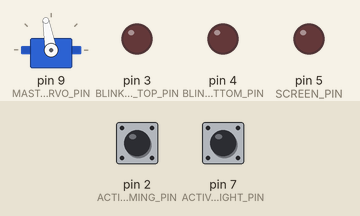
A sketch run on a simulated Arduino Nano, built with avr-gcc and run on an emulated ATmega328P. On the bench: servo, output pins drawn as LEDs (lit = HIGH). Dashed ring = blinking. Inputs (shaded band) come from the test bench; at power-on: pin 2 (ACTIVATOR_AIMING_PIN) HIGH, pin 7 (ACTIVATOR_FLASHLIGHT_PIN) HIGH.

Above: at 1.2 s.
1.3 s: pin 2 (ACTIVATOR_AIMING_PIN) pulled LOW for 0.15 s
At 1.67 s:
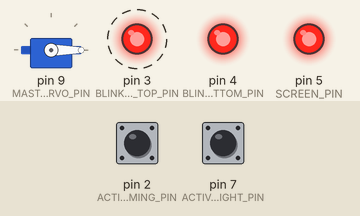
4.3 s: pin 7 (ACTIVATOR_FLASHLIGHT_PIN) pulled LOW for 0.15 s
At 4.9 s:
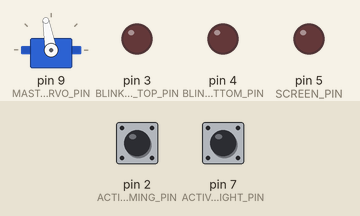
5.9 s: pin 7 (ACTIVATOR_FLASHLIGHT_PIN) pulled LOW for 3.2 s
At 6.02 s:
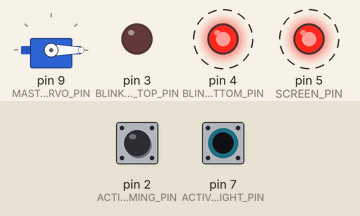
10.6 s: pin 2 (ACTIVATOR_AIMING_PIN) pulled LOW for 3.2 s
At 11.47 s:
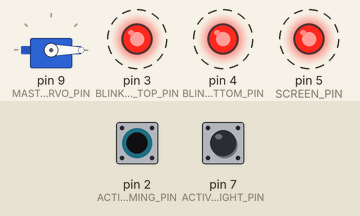
Timing chart, 0 to 15.1 s (numbered marks = the images above; inputs shaded):
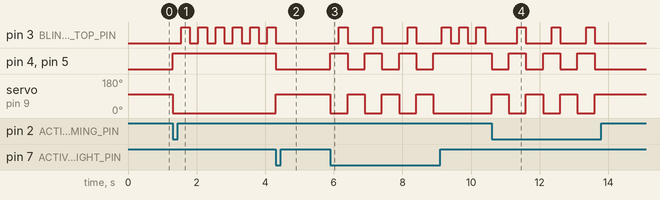

The sketch:

rangefinder.ino
```cpp
#include "Activator.h"
#include "Mast.h"
#include "Blinkenlights.h"
#include "Screen.h"

const byte ACTIVATOR_AIMING_PIN = 2;
const byte ACTIVATOR_FLASHLIGHT_PIN = 7;
const byte BLINKEN_TOP_PIN = 3;
const byte BLINKEN_BOTTOM_PIN = 4;
const byte BLINKEN_FLASHLIGHT_PIN = 6;
const byte SCREEN_PIN = 5;
const byte MAST_SERVO_PIN = 9;

const int MAST_RAISED_ANGLE = 100;
const int MAST_LOWERED_ANGLE = 0;

const unsigned long ACTIVATOR_TIMEOUT = 500;
const unsigned long MAST_TIMEOUT = 15000;
const unsigned long BLINKEN_INTERVAL = 250;

Activator activator(
  ACTIVATOR_AIMING_PIN,
  ACTIVATOR_FLASHLIGHT_PIN,
  ACTIVATOR_TIMEOUT
);
Mast mast(
  MAST_SERVO_PIN,
  MAST_RAISED_ANGLE,
  MAST_LOWERED_ANGLE,
  MAST_TIMEOUT
);
Blinkenlights blinkenlights(
  BLINKEN_TOP_PIN,
  BLINKEN_BOTTOM_PIN,
  BLINKEN_FLASHLIGHT_PIN,
  BLINKEN_INTERVAL
);
Screen screen(SCREEN_PIN);

ActivatorState aState;
MastState mState;
BlinkenState bState;
ScreenState sState;
boolean shouldToggle;
boolean mastLowered;

void setup()
{
  mast.setup();
}

void loop()
{
  aState = activator.tick();
  if (aState == ACTIVATOR_AIMING || aState == ACTIVATOR_FLASHLIGHT) {
    shouldToggle = true;
  } else {
    shouldToggle = false;
  }

  mState = mast.tick(shouldToggle);
  if (mState == MAST_LOWERED) {
    mastLowered = true;
  } else {
    mastLowered = false;
  }

  bState = blinkenlights.tick(mastLowered);
  sState = screen.tick(mastLowered);
}
```

Activator.cpp
```cpp
#include "Activator.h"

Activator::Activator(byte aim_pin, byte flashlight_pin, unsigned long timeout)
{
  _aim_pin = aim_pin;
  _flashlight_pin = flashlight_pin;
  _timeout = timeout;
  _state = ACTIVATOR_READY;
  pinMode(_aim_pin, INPUT_PULLUP);
  pinMode(_flashlight_pin, INPUT_PULLUP);
}

ActivatorState Activator::tick()
{
  switch (_state) {
    case ACTIVATOR_READY:
      return whenReady();
      break;
    case ACTIVATOR_AIMING:
      return whenAiming();
      break;
    case ACTIVATOR_FLASHLIGHT:
      return whenFlashlight();
      break;
    case ACTIVATOR_MUTED:
      return whenMuted();
      break;
  }
}

ActivatorState Activator::whenReady()
{
  /* LOW == pressed, HIGH == not pressed; thanks, pullup! */
  if (digitalRead(_aim_pin) == LOW) {
    _state = ACTIVATOR_AIMING;
  }
  if (digitalRead(_flashlight_pin) == LOW) {
    _state = ACTIVATOR_FLASHLIGHT;
  }
  return _state;
}

ActivatorState Activator::whenAiming()
{
  _muteUntil = millis() + _timeout;
  _state = ACTIVATOR_MUTED;
  return _state;
}

ActivatorState Activator::whenFlashlight()
{
  _muteUntil = millis() + _timeout;
  _state = ACTIVATOR_MUTED;
  return _state;
}

ActivatorState Activator::whenMuted()
{
  if (millis() >= _muteUntil) {
    _state = ACTIVATOR_READY;
  }
  return _state;
}
```

Activator.h
```cpp
#ifndef _ACTIVATOR_H
#define _ACTIVATOR_H

#include <Arduino.h>

enum ActivatorState {
  ACTIVATOR_READY,
  ACTIVATOR_AIMING,
  ACTIVATOR_FLASHLIGHT,
  ACTIVATOR_MUTED
};

class Activator
{
  public:
    Activator(
      byte aim_pin,
      byte flashlight_pin,
      unsigned long timeout
    );
    ActivatorState tick();

  private:
    ActivatorState _state;
    unsigned long _muteUntil;
    byte _aim_pin;
    byte _flashlight_pin;
    unsigned long _timeout;
    ActivatorState whenReady();
    ActivatorState whenAiming();
    ActivatorState whenFlashlight();
    ActivatorState whenMuted();
};

#endif // _ACTIVATOR_H
```

Blinkenlights.cpp
```cpp
#include "Blinkenlights.h"

Blinkenlights::Blinkenlights(
  byte top_pin,
  byte bottom_pin,
  byte flashlight_pin,
  unsigned long interval
) {
  _top_pin = top_pin;
  _bottom_pin = bottom_pin;
  _flashlight_pin = flashlight_pin;
  _interval = interval;
  _state = BLINKEN_OFF;
  pinMode(_top_pin, OUTPUT);
  pinMode(_bottom_pin, OUTPUT);
}

BlinkenState Blinkenlights::tick(boolean mastLowered)
{
  switch (_state) {
    case BLINKEN_OFF:
      return whenOff(mastLowered);
      break;
    case BLINKEN_BLINK_OFF:
      return whenBlinkOff(mastLowered);
      break;
    case BLINKEN_BLINK_ON:
      return whenBlinkOn(mastLowered);
      break;
    case BLINKEN_FLASHLIGHT:
      return whenFlashlight(mastLowered);
      break;
  }
}

BlinkenState Blinkenlights::whenOff(boolean mastLowered)
{
  digitalWrite(_top_pin, LOW);
  digitalWrite(_bottom_pin, LOW);
  digitalWrite(_flashlight_pin, LOW);

  if (mastLowered) {
    _blinkAfter = millis() + _interval;
    _state = BLINKEN_BLINK_OFF;
  }

  return _state;
}

BlinkenState Blinkenlights::whenBlinkOff(boolean mastLowered)
{
  digitalWrite(_top_pin, LOW);
  digitalWrite(_bottom_pin, HIGH);
  digitalWrite(_flashlight_pin, LOW);

  unsigned long now = millis();
  if (now > _blinkAfter) {
    _blinkAfter = now + _interval;
    _state = BLINKEN_BLINK_ON;
  }

  if (!mastLowered) {
    _state = BLINKEN_OFF;
  }

  return _state;
}

BlinkenState Blinkenlights::whenBlinkOn(boolean mastLowered)
{
  digitalWrite(_top_pin, HIGH);
  digitalWrite(_bottom_pin, HIGH);
  digitalWrite(_flashlight_pin, LOW);

  unsigned long now = millis();
  if (now > _blinkAfter) {
    _blinkAfter = now + _interval;
    _state = BLINKEN_BLINK_OFF;
  }

  if (!mastLowered) {
    _state = BLINKEN_OFF;
  }

  return _state;
}

BlinkenState Blinkenlights::whenFlashlight(boolean mastLowered)
{
  digitalWrite(_top_pin, LOW);
  digitalWrite(_bottom_pin, LOW);
  digitalWrite(_flashlight_pin, HIGH);

  if (!mastLowered) {
    _state = BLINKEN_OFF;
  }

  return _state;
}
```

Blinkenlights.h
```cpp
#ifndef _BLINKENLIGHTS_H
#define _BLINKENLIGHTS_H

#include <Arduino.h>

enum BlinkenState {
  BLINKEN_OFF,
  BLINKEN_BLINK_OFF,
  BLINKEN_BLINK_ON,
  BLINKEN_FLASHLIGHT
};

class Blinkenlights {
  public:
    Blinkenlights(
      byte top_pin,
      byte bottom_pin,
      byte flashlight_pin,
      unsigned long interval
    );
    BlinkenState tick(boolean mastLowered);

  private:
    BlinkenState _state;
    unsigned long _blinkAfter;
    byte _top_pin;
    byte _bottom_pin;
    byte _flashlight_pin;
    unsigned long _interval;
    BlinkenState whenOff(boolean mastLowered);
    BlinkenState whenBlinkOff(boolean mastLowered);
    BlinkenState whenBlinkOn(boolean mastLowered);
    BlinkenState whenFlashlight(boolean mastLowered);
};

#endif // _BLINKENLIGHTS_H
```

Mast.cpp
```cpp
#include "Mast.h"

Mast::Mast(
  byte pin,
  int raisedAngle,
  int loweredAngle,
  unsigned long timeout
) {
  _pin = pin;
  _raisedAngle = raisedAngle;
  _loweredAngle = loweredAngle;
  _timeout = timeout;
  _state = MAST_RAISED;
  _moving = true;
}

void Mast::setup()
{
  _servo.attach(_pin);
}

MastState Mast::tick(boolean shouldToggle)
{
  switch (_state) {
    case MAST_RAISED:
      return whenRaised(shouldToggle);
      break;
    case MAST_LOWERED:
      return whenLowered(shouldToggle);
      break;
  }
}

MastState Mast::whenRaised(boolean shouldToggle)
{
  if (shouldToggle) {
    _state = MAST_LOWERED;
    _moving = true;
    _raiseAfter = millis() + _timeout;
    return _state;
  }

  if (_moving) {
    _servo.write(_raisedAngle);
    _moving = false;
  }

  return _state;
}

MastState Mast::whenLowered(boolean shouldToggle)
{
  if (millis() > _raiseAfter) {
    shouldToggle = true;
  }

  if (shouldToggle) {
    _state = MAST_RAISED;
    _moving = true;
    return _state;
  }

  if (_moving) {
    _servo.write(_loweredAngle);
    _moving = false;
  }

  return _state;
}
```

Mast.h
```cpp
#ifndef _MAST_H
#define _MAST_H

#include <Arduino.h>
#include <Servo.h>

enum MastState { MAST_RAISED, MAST_LOWERED };

class Mast
{
  public:
    Mast(
      byte pin,
      int raisedAngle,
      int loweredAngle,
      unsigned long timeout
    );
    void setup();
    MastState tick(boolean shouldToggle);

  private:
    MastState _state;
    boolean _moving;
    unsigned long _raiseAfter;
    Servo _servo;
    byte _pin;
    int _raisedAngle;
    int _loweredAngle;
    unsigned long _timeout;
    MastState whenRaised(boolean shouldToggle);
    MastState whenLowered(boolean shouldToggle);
};

#endif // _MAST_H
```

Screen.cpp
```cpp
#include "Screen.h"

Screen::Screen(byte pin)
{
  _pin = pin;
  _state = SCREEN_OFF;
  pinMode(_pin, OUTPUT);
}

ScreenState Screen::tick(boolean mastLowered)
{
  switch (_state) {
    case SCREEN_OFF:
      return whenOff(mastLowered);
      break;
    case SCREEN_ON:
      return whenOn(mastLowered);
      break;
  }
}


ScreenState Screen::whenOff(boolean mastLowered)
{
  digitalWrite(_pin, LOW);

  if (mastLowered) {
    _state = SCREEN_ON;
  }

  return _state;
}

ScreenState Screen::whenOn(boolean mastLowered)
{
  digitalWrite(_pin, HIGH);

  if (!mastLowered) {
    _state = SCREEN_OFF;
  }

  return _state;
}
```

Screen.h
```cpp
#ifndef _SCREEN_H
#define _SCREEN_H

#include <Arduino.h>

enum ScreenState { SCREEN_ON, SCREEN_OFF };

class Screen {
  public:
    Screen(byte pin);
    ScreenState tick(boolean mastLowered);

  private:
    ScreenState _state;
    byte _pin;
    ScreenState whenOff(boolean mastLowered);
    ScreenState whenOn(boolean mastLowered);
};

#endif // _SCREEN_H
```

Measured:
- after the input at 1.3 s, pin 3 (BLINKEN_TOP_PIN): alternates HIGH for 0.25 s and LOW for 0.25 s, starting after 0.25 s; pin 4 (BLINKEN_BOTTOM_PIN), pin 5 (SCREEN_PIN): LOW → HIGH at once; servo on pin 9 (MAST_SERVO_PIN): 100° → 0° at once
- after the input at 4.3 s, pin 3 (BLINKEN_TOP_PIN): goes on until 4.3 s, then stays LOW; pin 4 (BLINKEN_BOTTOM_PIN), pin 5 (SCREEN_PIN): HIGH → LOW at once; servo on pin 9 (MAST_SERVO_PIN): 0° → 100° at once
- after the input at 5.9 s, pin 3 (BLINKEN_TOP_PIN): LOW → HIGH after 0.25 s, then repeats every 0.50 s: HIGH 0.25 s, LOW 0.25 s; pin 4 (BLINKEN_BOTTOM_PIN): alternates HIGH for 0.50 s and LOW for 0.50 s, 7 changes in all, then stays HIGH, starting at once
- after the input at 10.6 s, pin 3 (BLINKEN_TOP_PIN): alternates HIGH for 0.25 s and LOW for 0.75 s, 6 changes in all, then stays LOW, starting after 0.75 s; pin 4 (BLINKEN_BOTTOM_PIN): alternates HIGH for 0.50 s and LOW for 0.50 s, 7 changes in all, then stays LOW, starting at once
